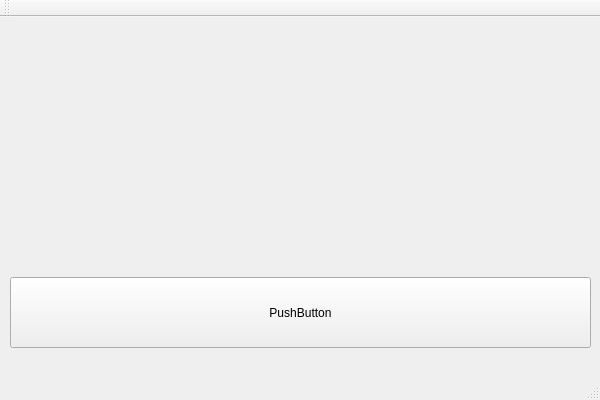
<?xml version="1.0" encoding="UTF-8"?>
<ui version="4.0">
 <class>ApplicationClass</class>
 <widget class="QMainWindow" name="ApplicationClass">
  <property name="geometry">
   <rect>
    <x>0</x>
    <y>0</y>
    <width>600</width>
    <height>400</height>
   </rect>
  </property>
  <property name="windowTitle">
   <string>Application</string>
  </property>
  <widget class="QWidget" name="centralWidget">
   <widget class="QPushButton" name="pushButton">
    <property name="geometry">
     <rect>
      <x>10</x>
      <y>260</y>
      <width>581</width>
      <height>71</height>
     </rect>
    </property>
    <property name="text">
     <string>PushButton</string>
    </property>
   </widget>
  </widget>
  <widget class="QMenuBar" name="menuBar">
   <property name="geometry">
    <rect>
     <x>0</x>
     <y>0</y>
     <width>600</width>
     <height>26</height>
    </rect>
   </property>
  </widget>
  <widget class="QToolBar" name="mainToolBar">
   <attribute name="toolBarArea">
    <enum>TopToolBarArea</enum>
   </attribute>
   <attribute name="toolBarBreak">
    <bool>false</bool>
   </attribute>
  </widget>
  <widget class="QStatusBar" name="statusBar"/>
 </widget>
 <layoutdefault spacing="6" margin="11"/>
 <resources>
  <include location="Application.qrc"/>
 </resources>
 <connections/>
</ui>
